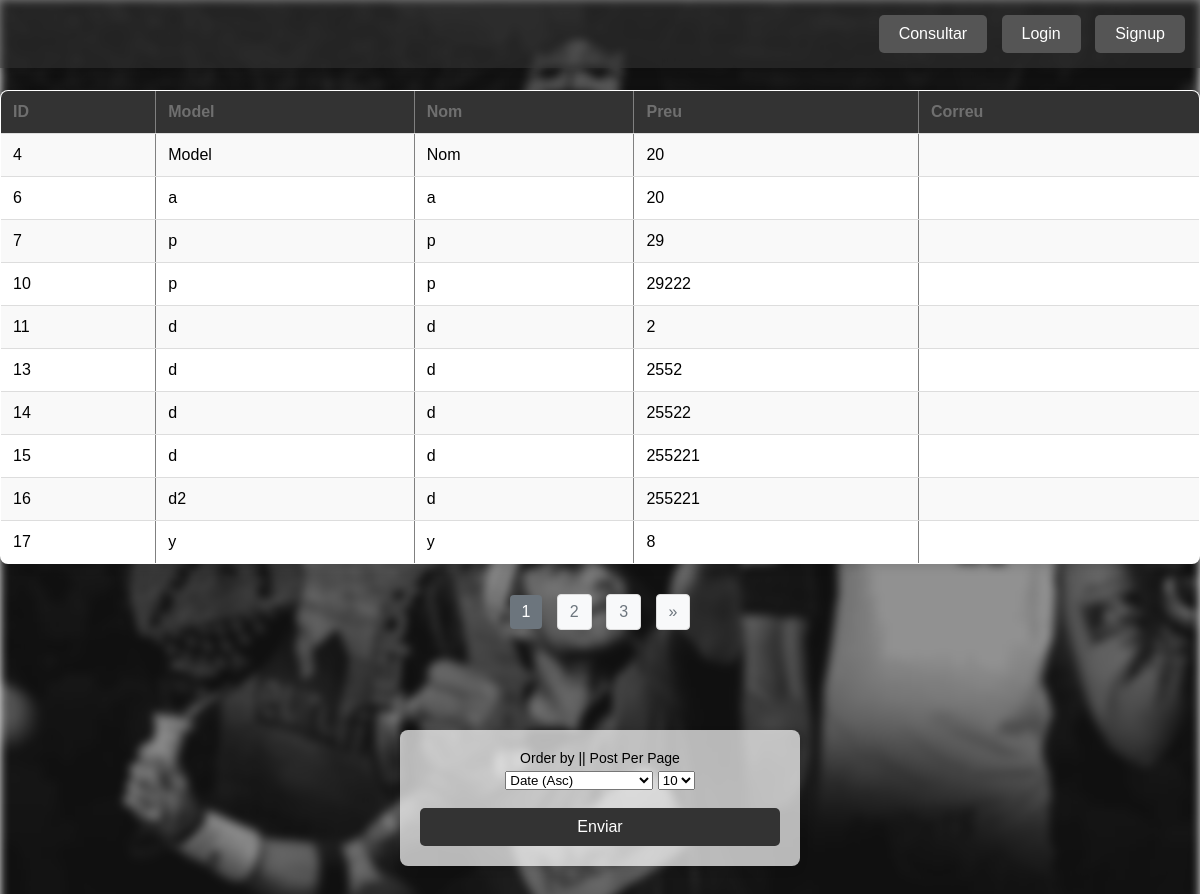
The page / on the database its author committed.
### tables this page shows
CREATE TABLE `articles` (
  `id` int(11) NOT NULL,
  `model` varchar(20) NOT NULL,
  `nom` varchar(20) NOT NULL,
  `preu` float NOT NULL,
  `correu` varchar(255) DEFAULT NULL
);

### model/model.php (called while the page is built, shortened)
<?php
function obtenerTotalArticulos($connexio) {
    $query = $connexio->query("SELECT COUNT(*) FROM articles");
    return $query->fetchColumn();
}
function obtenerArticulos($connexio, $start, $articulosPorPagina, $orderBy) {
    $orderClause = generarOrdenSQL($orderBy);
    $query = $connexio->prepare("SELECT * FROM articles ORDER BY $orderClause LIMIT :start, :articulosPorPagina");
    $query->bindValue(':start', $start, PDO::PARAM_INT);
    $query->bindValue(':articulosPorPagina', $articulosPorPagina, PDO::PARAM_INT);
    $query->execute();
    return $query->fetchAll(PDO::FETCH_ASSOC);
}
function generarOrdenSQL($orderBy) {
    $ordenesValidos = [
        'dateAsc' => 'id ASC',
        'dateDesc' => 'id DESC',
        'AlphabeticallyAsc' => 'nom ASC',
        'AlphabeticallyDesc' => 'nom DESC'
    ];
    return $ordenesValidos[$orderBy] ?? 'id ASC';
}
?>

### index.php (the view, shortened to what this page needs)
<?php
include BASE_PATH . 'vista/navbar.view.php';
require_once 'database/connexio.php';
require_once 'model/model.php';
$articulosPorPagina = $_POST['post_per_page'] ?? ($_COOKIE['post_per_page'] ?? 10);
$orderBy = $_POST['orderBy'] ?? ($_COOKIE['orderBy'] ?? 'dateAsc');
$pagina = isset($_GET['page']) && $_GET['page'] > 0 ? intval($_GET['page']) : 1;
$start = ($pagina - 1) * $articulosPorPagina;
try {
    if (!isset($_SESSION['usuari'])) {
        $total = obtenerTotalArticulos($connexio);
        $pages = ceil($total / $articulosPorPagina);
        $fetch = obtenerArticulos($connexio, $start, $articulosPorPagina, $orderBy);
    } else {
        $total = obtenerTotalArticulosPorUsuario($connexio, $_SESSION['correu']);
        $pages = ceil($total / $articulosPorPagina);
        $fetch = obtenerArticulosPorUsuario($connexio, $start, $articulosPorPagina, $_SESSION['correu'], $orderBy);
    }
    if ($fetch) {
        echo "<table border='1'>";
        echo "<tr><th>ID</th><th>Model</th><th>Nom</th><th>Preu</th><th>Correu</th></tr>";
        foreach ($fetch as $entrada) {
            echo "<tr>
                <td>{$entrada['id']}</td>
                <td>{$entrada['model']}</td>
                <td>{$entrada['nom']}</td>
                <td>{$entrada['preu']}</td>
                <td>{$entrada['correu']}</td>
            </tr>";
        }
        echo "</table>";
    } else {
        echo "<br>No se encontraron artículos.";
    }
?>
<div class="pagination">
    <?php if ($pages > 1): ?>
        <?php
        $start = max(1, $pagina - 1);
        $end = min($pages, $start + 2);
        for ($i = $start; $i <= $end; $i++): ?>
            <a href="?page=<?= htmlspecialchars($i); ?>"
               class="<?= $i === $pagina ? 'active' : ''; ?>">
                <?= htmlspecialchars($i); ?>
            </a>
        <?php endfor; ?>
        <?php if ($pagina < $pages): ?>
            <a href="?page=<?= $pagina + 1; ?>" class="arrow">&raquo;</a>
        <?php endif; ?>
    <?php endif; ?>
</div>
<?php
} catch (PDOException $e) {
    echo "Error: " . $e->getMessage();
}
?>
<!DOCTYPE html>
<html lang="en">
<head>
    <link rel="stylesheet" href="css/styles.css">
</head>
<body>
    <form action="#" method="post">
        <label for="orderBy">Order by || Post Per Page</label>
        <select name="orderBy" id="orderBy">
            <option value="dateAsc" <?= $orderBy === 'dateAsc' ? 'selected' : '' ?>>Date (Asc)</option>
        </select>
        <select name="post_per_page" id="post_per_page">
            <option value="10" <?= $articulosPorPagina == 10 ? 'selected' : '' ?>>10</option>
        </select>
        <br><br>
        <input type="submit" name="OrderBy" value="Enviar">
    </form>
</body>
</html>

### css/styles.css (style rules this page uses)
* { margin: 0; padding: 0; box-sizing: border-box; }
body { position: relative; font-family: Arial, sans-serif; background-color: #f4f4f4; text-align: center; padding-top: 60px; }
body::before { content: ''; position: fixed; top: 0; left: 0; width: 100%; height: 100%; background: url('../imagenes/fotopadel.jpg') repeat center; background-size: cover; filter: blur(5px); z-index: -1; }
form { max-width: 400px; margin: 100px auto; padding: 20px; background-color: #ffffffb4; box-shadow: 0 4px 8px rgba(0, 0, 0, 0.1); border-radius: 8px; }
form label { font-size: 14px; margin-bottom: 5px; display: block; }
form input[type="submit"] { background-color: #333; color: white; padding: 10px; border: none; width: 100%; font-size: 16px; cursor: pointer; border-radius: 5px; }
table { width: 100%; border-collapse: collapse; margin: 30px 0; background-color: white; box-shadow: 0 4px 8px rgba(0, 0, 0, 0.1); border-radius: 8px; overflow: hidden; }
table th, table td { padding: 12px; text-align: left; border-bottom: 1px solid #ddd; }
table th { background-color: #333; color: rgba(149, 149, 149, 0.621); }
table tr:nth-child(even) { background-color: #f9f9f9; }
.pagination { margin: 20px 0; text-align: center; }
.pagination a { color: #333; padding: 10px 20px; text-decoration: none; border: 1px solid #ddd; margin: 0 5px; border-radius: 5px; }
.pagination a.active { background-color: #333; color: white; border: none; }
.pagination a { display: inline-block; margin: 0 5px; padding: 8px 12px; text-decoration: none; color: #6c757d; border: 1px solid #ddd; border-radius: 4px; background-color: #f8f9fa; transition: background-color 0.3s ease, color 0.3s ease; }
.pagination a.active { background-color: #6c757d; color: #fff; border-color: #6c757d; cursor: default; }

### rows shown on the page
articles: id "4", model "Model", nom "Nom", preu "20"
articles: id "6", model "a", nom "a", preu "20"
articles: id "7", model "p", nom "p", preu "29"
articles: id "10", model "p", nom "p", preu "29222"
articles: id "11", model "d", nom "d", preu "2"
articles: id "13", model "d", nom "d", preu "2552"
articles: id "14", model "d", nom "d", preu "25522"
articles: id "15", model "d", nom "d", preu "255221"
articles: id "16", model "d2", nom "d", preu "255221"
articles: id "17", model "y", nom "y", preu "8"
